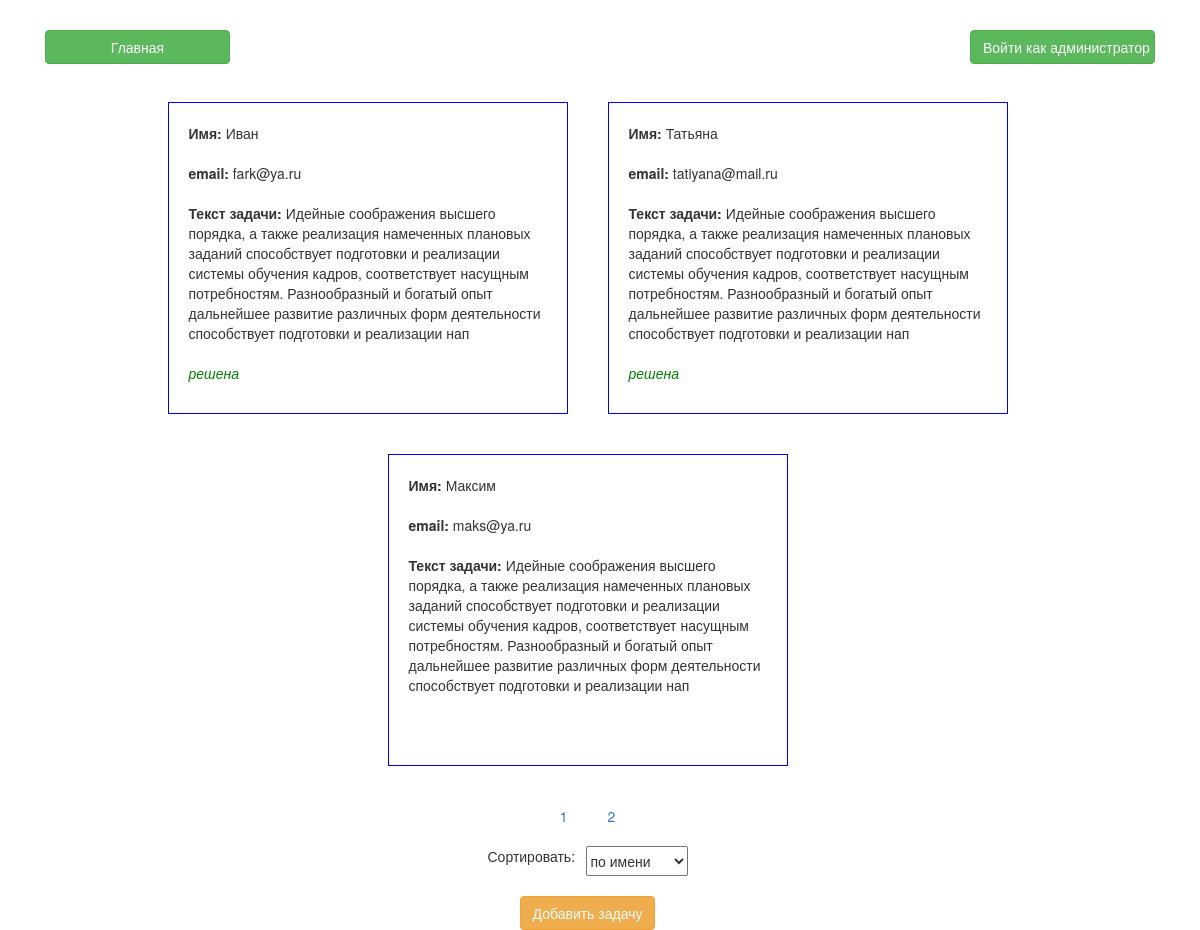
The page / on the database its author committed.
### tables this page shows
CREATE TABLE `task` (
  `id` int(11) NOT NULL,
  `caption` text NOT NULL,
  `email` text NOT NULL,
  `txt` text NOT NULL,
  `status` varchar(2) DEFAULT '0'
);

### controller/Controller.class.php (called while the page is built, shortened)
<?php
class Controller
{
    public function sort($arr, $sort)
    {
        function build_sorter($key)
        {
            return function ($a, $b) use ($key) {
                return strnatcmp($a[$key], $b[$key]);
            };
        }
        usort($arr, build_sorter($sort));
        return $arr;
    }
    public static function render($file, $variables = [])
    {
        $templateContent = file_get_contents($file);
        if (empty($variables)) {
            return $templateContent;
        }
        foreach ($variables as $key => $value) {
            $key = '{{' . strtoupper($key) . '}}';
            $templateContent = str_replace($key, $value, $templateContent);
        }
        return $templateContent;
    }
}

### core/app.php (called while the page is built)
<?php
require_once 'autoload.php';
try{
    App::init();
}
catch (PDOException $e){
    echo "DB is not available";
    var_dump($e->getTrace());
}
catch (Exception $e){
    echo $e->getMessage();
}

### public/index.php (called while the page is built)
<?php
include '../core/app.php';
?>

### core/autoload.php (called while the page is built, shortened)
<?php
function gbStandardAutoload($className)
{
    $dirs = [
        'controller',
        'model',
        'core'
    ];
    foreach ($dirs as $dir) {
        $fileName = __DIR__ . '/../' . $dir . '/' . $className . '.class.php';
        if (is_file($fileName)) {
            $found = true;
        }
    }
    return true;
}

### model/Model.class.php (called while the page is built, shortened)
<?php
class Model
{
    private static $table;
    public function set($table)
    {
        self::$table = $table;
    }
    public static function setRowCount()
    {
        $table = self::$table;
        $rowCount = db::getInstance()->Query("SELECT 1 FROM $table");
        return $rowCount->rowCount();
    }
    public static function setRowVew()
    {
        $rowView = 3;
        return $rowView;
    }
    public static function setPagination()
    {
        $paginationCount = ceil(self::setRowCount() / self::setRowVew());
        return $paginationCount;
    }
    function showTask()
    {
        $table = self::$table;
        $rowView = self::setRowVew();
        $sql = "SELECT * FROM $table LIMIT $rowView";
        return db::getInstance()->Select($sql);
    }
    function paginationTask()
    {
        $count = 1;
        $arr = [];
        while ($count <= (self::setPagination())) {
            array_push($arr, $count);
            $count++;
        }
        return $arr;
    }
}

### core/db.class.php (called while the page is built, shortened)
<?php
class db
{
    private static $_instance = null;
    private $db;
    public static function getInstance()
    {
        if (self::$_instance == null) {
            self::$_instance = new db();
        }
        return self::$_instance;
    }
    public function Connect($user, $password, $base, $host = 'localhost', $port = 3306)
    {
        $connectString = 'mysql:host=' . $host . ';port= ' . $port . ';dbname=' . $base . ';charset=UTF8;';
        $this->db = new PDO(
            $connectString,
            $user,
            $password,
            [
                PDO::ATTR_DEFAULT_FETCH_MODE => PDO::FETCH_ASSOC,
                PDO::ATTR_ERRMODE => PDO::ERRMODE_EXCEPTION
            ]
        );
    }
    public function Query($query, $params = array())
    {
        $res = $this->db->prepare($query);
        $res->execute($params);
        return $res;
    }
    public function Select($query, $params = array())
    {
        $result = $this->Query($query, $params);
        if ($result) {
            return $result->fetchAll();
        }
    }
}

### controller/IndexController.class.php (the view, shortened to what this page needs)
<?php
class IndexController extends Controller
{
    public function index()
    {
        $a = $_COOKIE['sort'];
        echo self::render(__DIR__ . '/../view/header.html');
        $q = new Model('task');
        $render = self::sort($q->showTask(), $a);
        $q->addTask();
        ?>
            <div class='content-task'>
                <?php foreach ($render as $key) :
                            $status = '';
                            if ($key['status'] != 0) :
                                $status = 'решена';
                            endif;
                            echo self::render(__DIR__ . '/../view/index.html', [
                                'CAPTION' => $key['caption'],
                                'EMAIL' => $key['email'],
                                'TEXT' => $key['txt'],
                                'STATUS' => $status
                            ]);
                        endforeach;
                        ?>
            </div>
            <div class='pagination-container'>
                <?php foreach ($q->paginationTask() as $key) :
                            echo self::render(__DIR__ . '/../view/pagination.html', [
                                'PAGINATION' => $key,
                                'URL' => '?path=index/' . $key
                            ]);
                        endforeach ?>
            </div>
        <?php
                $selCap = '';
                $selEmail = '';
                $selSt = '';
                echo self::render(__DIR__ . '/../view/footer.html', [
                    'SELECCAP' => $selCap,
                    'SELECEMAIL' => $selEmail,
                    'SELECST' =>  $selSt
                ]);
            }
        }

### core/App.class.php (shortened to what this page needs)
<?php
class App
{
    public static function Init()
    {
        if (php_sapi_name() !== 'cli' && isset($_SERVER) && isset($_GET)) {
            self::web(isset($_GET['path']) ? $_GET['path'] : '');
        }
    }
    protected static function web($url)
    {
        if (!empty($_GET['page'])) {
            $methodName = isset($_GET['action']) ? $_GET['action'] : 'index';
            $controller = new $controllerName;
            $controller->$methodName($_GET);
        }
    }
}

### public/css/style.css (style rules this page uses)
* { transition: .3s linear; }
.f-item-cont-3 { display: -webkit-box; display: -ms-flexbox; display: flex; -ms-flex-wrap: wrap; flex-wrap: wrap; -webkit-box-pack: center; -ms-flex-pack: center; justify-content: center; -ms-flex-line-pack: center; align-content: center; margin: -12.5px -12.5px; }
.link-container { width: 100%; display: flex; justify-content: space-between; padding: 30px; }
.content { width: 100%; display: flex; flex-direction: column; justify-content: center; align-content: center; }
.content-task { width: 100%; display: flex; flex-wrap: wrap; justify-content: center; align-content: center; }
.item-container { flex: 0 1 400px; display: flex; flex-direction: column; border: 1px solid blue; padding: 10px; margin: 20px; }
.item { width: 100%; padding: 10px; }
.item-container, .item-container-edit .btn { margin-top: 20px; display: flex; justify-content: center; align-items: center; }
.status { height: 50px; color: green; font-style: italic; }
.pagination-container { flex: 1 1 100%; display: flex; flex-wrap: wrap; justify-content: center; align-items: center; }
.pagination { margin: 20px; }
.sort-container { display: flex; flex-direction: column; justify-content: center; align-items: center; }
.form-sort { display: flex; justify-content: space-between; width: 200px; }
.select-sort { height: 30px; outline: none; }
.sort-container .btn { margin-top: 20px; display: flex; justify-content: center; align-items: center; }

### rows shown on the page
task: caption+email+txt "Имя: Иван email: fark@ya.ru Текст задачи: Идейные соображения высшего порядка, а также реализация намеченных плановых заданий способствует подготовки и реализации системы обучения кадров, соответствует насущным потребностям. Разнообразный и богатый опыт дальнейшее развитие различных форм деятельности способствует подготовки и реализации нап решена"
task: caption+email+txt "Имя: Татьяна email: tatiyana@mail.ru Текст задачи: Идейные соображения высшего порядка, а также реализация намеченных плановых заданий способствует подготовки и реализации системы обучения кадров, соответствует насущным потребностям. Разнообразный и богатый опыт дальнейшее развитие различных форм деятельности способствует подготовки и реализации нап решена"
task: caption+email+txt "Имя: Максим email: maks@ya.ru Текст задачи: Идейные соображения высшего порядка, а также реализация намеченных плановых заданий способствует подготовки и реализации системы обучения кадров, соответствует насущным потребностям. Разнообразный и богатый опыт дальнейшее развитие различных форм деятельности способствует подготовки и реализации нап"

### other values the page prints
self::render(__DIR__ . '/../view/header.html') "Главная Войти как администратор"
